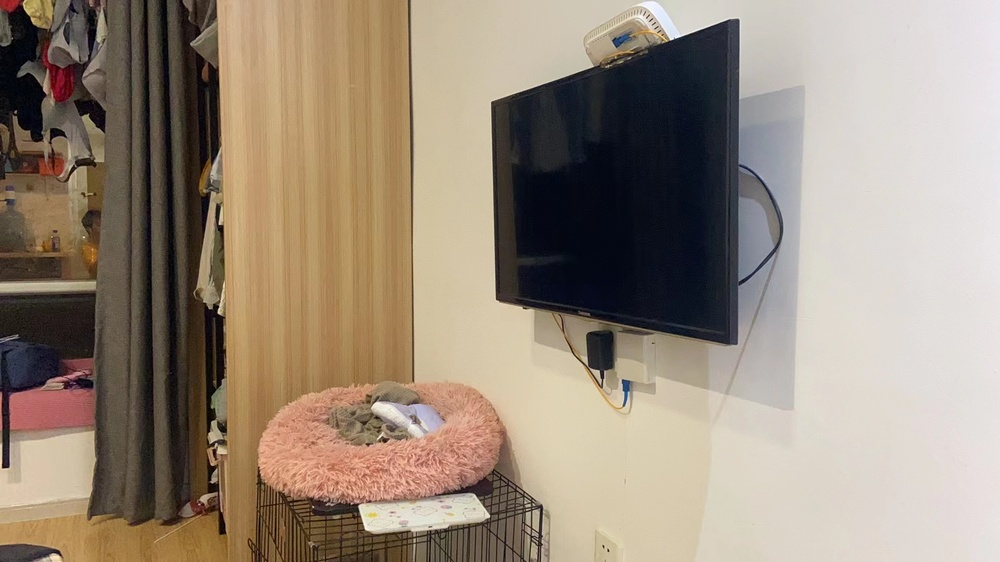
#> input picture data/3.jpg, 1000 x 562 px, shrunk from 1920 x 1080 before the run
$ python Stitcher.py
#> lines starting #> are read from the running program, lines starting #| are printed output that depends on the picture
### DetectAndDescriptor.py
import cv2
import numpy as np


def detectAndDescribe_sift(image):
    sift = cv2.SIFT_create()
    (kps, features) = sift.detectAndCompute(image, None)
    kps = np.float32([kp.pt for kp in kps])
    return (kps, features)

### Matcher.py
import numpy as np
import cv2 as cv


def Flann_Match(des1,des2):
    FLANN_INDEX_KDTREE = 1
    index_params = dict(algorithm=FLANN_INDEX_KDTREE, trees=5)
    search_params = dict(checks=50)  # or pass empty dictionary
    flann = cv.FlannBasedMatcher(index_params, search_params)
    matches = flann.knnMatch(des1, des2, k=2)
    good=[]
    for m in matches:
        # 当最近距离跟次近距离的比值小于ratio值时，保留此匹配对
        if len(m) == 2 and m[0].distance < m[1].distance * 0.75:
            # 存储两个点在featuresA, featuresB中的索引值
            good.append((m[0].trainIdx, m[0].queryIdx))
    return good
    # [7 lines of commented-out code are left out]

### Stitcher.py
import cv2
import numpy as np
from DetectAndDescriptor import detectAndDescribe_sift
from Matcher import Flann_Match
import matplotlib.pyplot as plt

def warp(imageA,imageB,H):
    result = cv2.warpPerspective(imageA, H, (imageA.shape[1] + imageB.shape[1], imageA.shape[0]))
    # 将图片B传入result图片最左端
    result[0:imageB.shape[0], 0:imageB.shape[1]] = imageB
    return result
class PanoramaStitcher:
    def __init__(self, imgs):
        self.imgs = imgs
        self.kpts = []
        self.descriptors = []
        self.matchs = []

    def run(self):
        for i in range(len(self.imgs)):
            kpt, des = detectAndDescribe_sift(self.imgs[i])
            self.kpts.append(kpt)
            self.descriptors.append(des)

        for i in range(len(self.imgs) - 1):
            match = Flann_Match(self.descriptors[i], self.descriptors[i + 1])
            self.matchs.append(match)
            kpsA=self.kpts[i]
            kpsB=self.kpts[i+1]
            if len(match) > 4:
                # 获取匹配对的点坐标
                ptsA = np.float32([kpsA[i] for (_, i) in match])
                ptsB = np.float32([kpsB[i] for (i, _) in match])
                # 计算视角变换矩阵
                H, status = cv2.findHomography(ptsA, ptsB, cv2.RANSAC, 4.0)
                imag=warp(self.imgs[i],self.imgs[i+1],H)
                plt.imshow(imag)
                plt.show()
            # print(H)
            # print(status)

    def match(self):
        pass


if __name__ == '__main__':
    ima = cv2.imread("data/3.jpg")
#> ima is the input picture: shape (562, 1000, 3); mean B, G, R 122.8, 138.6, 153.1
    imb = cv2.imread("data/4.jpg")
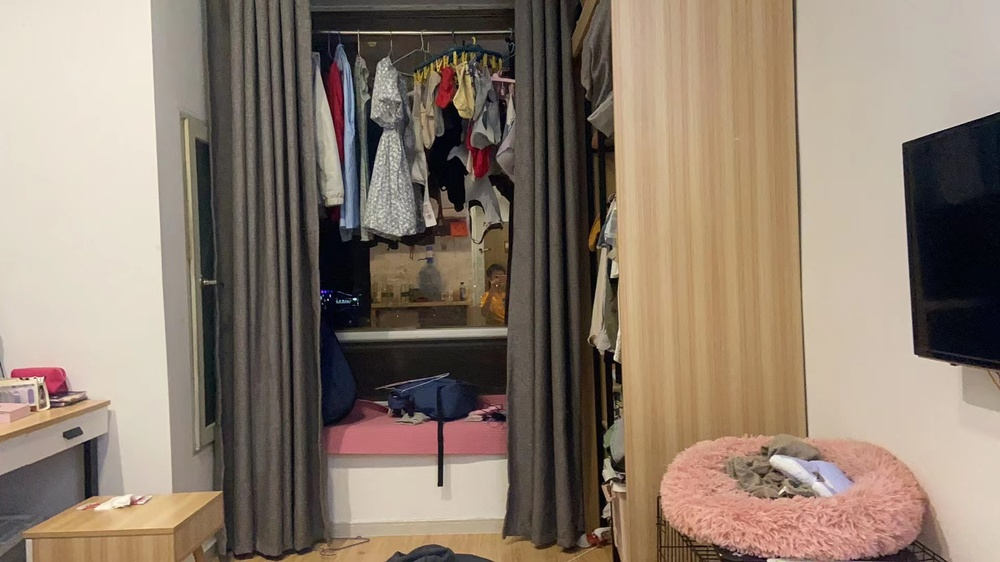
#> input picture data/4.jpg, 1000 x 562 px, shrunk from 1920 x 1080 before the run
#> imb is the input picture: shape (562, 1000, 3); mean B, G, R 111.2, 125.5, 141.2
    imgs = []
    imgs.append(ima)
    imgs.append(imb)
    pano=PanoramaStitcher(imgs)
#> in __init__, `self.imgs = imgs`: self.imgs = 2 items
    pano.run()
#> the loop in run, `for i in range(len(self.imgs)):` made 2 passes
#> after the loop in run, `for i in range(len(self.imgs)):`: self.kpts = 2 point arrays, longest 1841 points
#> the loop in run, `for i in range(len(self.imgs) - 1):` made 1 pass
#> (FLANN_INDEX_KDTREE in Flann_Match, index_params in Flann_Match, search_params in Flann_Match, matches in Flann_Match) on pass 1: (1, {'algorithm': 1, 'trees': 5}, {'checks': 50}, 1322 matches)
#> pass 1, in warp, `result = cv2.warpPerspective(imageA, H, (imageA.shape[1] + imageB.shap..`:
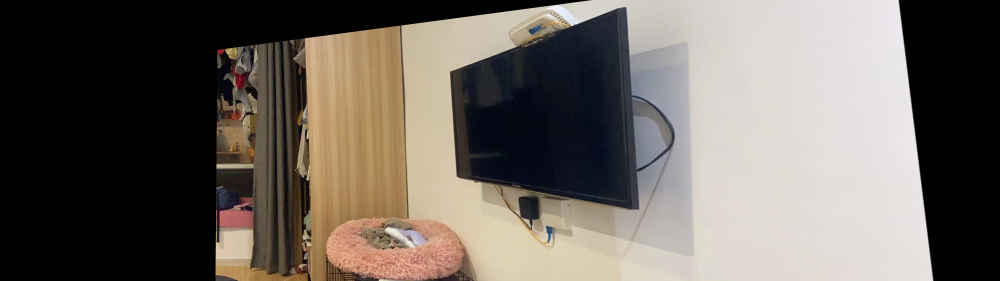
#> result: shape (562, 2000, 3) (shown at 1/2 size); mean B, G, R 94.3, 101.6, 108.6
#> pass 1, in run, `imag=warp(self.imgs[i],self.imgs[i+1],H)`:
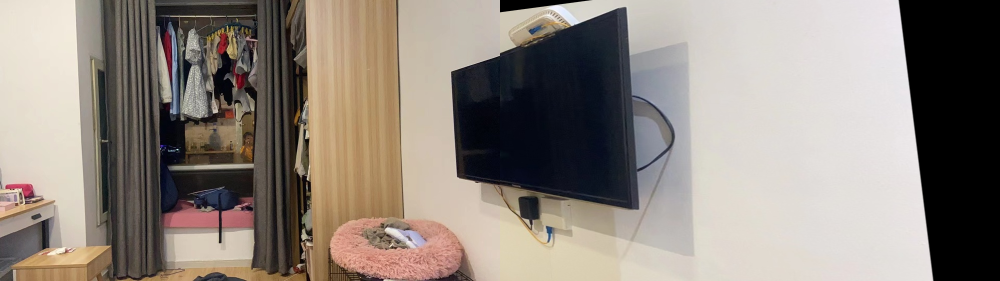
#> imag: shape (562, 2000, 3) (shown at 1/2 size); mean B, G, R 125.2, 133.4, 142.5
#> after the loop in run, `for i in range(len(self.imgs) - 1):`: self.matchs = 1 item
